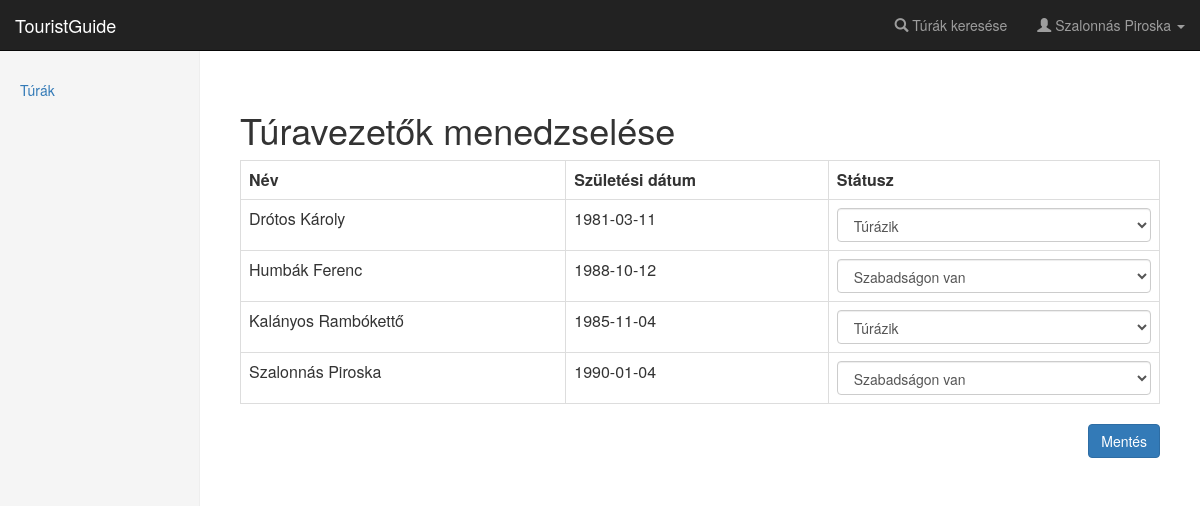
/tour_guide_edit (signed in), run on the app's committed database.
### app/db/models.py (models this page shows, shortened)
class User(UserMixin, database.Model):
    __tablename__ = 'users'
    id = database.Column(database.Integer, primary_key=True)
    username = database.Column(database.String(64), unique=True, index=True)
    password = database.Column(database.String(40), nullable=False)
    fullname = database.Column(database.String(64), nullable=False)
    avatar_src = database.Column(database.String(100))
    birth = database.Column(database.Date)
    experience_id = database.Column(
        database.Integer, database.ForeignKey('experiences.id'))
    experience = database.relationship(
        'Experience', backref=database.backref('users', lazy='dynamic')
    )
    account_type_id = database.Column(
        database.Integer, database.ForeignKey('roles.id')
    )
    account_type = database.relationship(
        'Role', backref=database.backref('users', lazy='dynamic')
    )
    email = database.Column(database.String(100), nullable=False)
    phone = database.Column(database.String(11))
    allowance = database.Column(database.Integer)
    numoftours = database.Column(database.Integer)
    status = database.Column(database.Integer)

### app/admin/views.py (the view)
@admin.route('/tour_guide_edit', methods=('GET', 'POST'))
@login_required
def tour_leaders_edit():
    tour_guides = UserDAO.get_user_by_role_id(4)
    edit_tour_guides_form = EditTourGuidesForm()
    if edit_tour_guides_form.validate_on_submit():
        for tour_guide in tour_guides:
            status = int(request.form[str(tour_guide.id)])
            if status != tour_guide.status:
                UserDAO.update_status(tour_guide.id, status)
    return render_template('tourguide-edit.html',
                           edit_tour_guides_form=edit_tour_guides_form,
                           tour_guides=tour_guides,
                           sidebar_items=sidebar_items)

### app/admin/forms.py (shortened to what this page needs)
class EditTourGuidesForm(Form):
    submit = SubmitField(u'Mentés')

### app/db/models.py (called while the page is built)
@loginmanager.user_loader
def load_user(user_id):
    return User.query.get(int(user_id))

### app/db/usermanager.py (called while the page is built)
    @staticmethod
    def get_user_by_role_id(role_id):
        return User.query.filter_by(
            account_type_id=role_id
        ).order_by(User.fullname).all()

### app/templates/tourguide-edit.html (shortened to what this page needs)
{% extends "base.html" %}
{% set active_page = "edit_tour" %}
{% block page_content %}
<h1>Túravezetők menedzselése</h1>
{% if tour_guides %}
<form action="" class="form" method="post" role="form" enctype="multipart/form-data">
    {% import "bootstrap/wtf.html" as wtf %}
    <table class="table table-bordered table-hover">
        <tr>
            <th>Név</th>
            <th>Születési dátum</th>
            <th>Státusz</th>
        </tr>
        {% for tour_guide in tour_guides %}
        <tr>
            <td>{{ tour_guide.fullname }}</td>
            <td>{{ tour_guide.birth }}</td>
            <td>
                <select class="form-control" id="{{ tour_guide.id }}"
                        name="{{ tour_guide.id }}">
                    <option value="2" {{
                    ' selected' if tour_guide.status == 2 }}>Túrázik
                    </option>
                    <option value="3" {{
                    ' selected' if tour_guide.status == 3 }}>Szabadságon van
                    </option>
                </select>
            </td>
        </tr>
        {% endfor %}
    </table>
    <div class="form-group">
        {{ edit_tour_guides_form.submit(class="btn btn-primary", style="float:right;") }}
    </div>
</form>
{% endif %}
{% endblock page_content %}

### app/templates/navbar.html (shortened to what this page needs)
<nav class="navbar navbar-inverse navbar-fixed-top">
  <div class="container-fluid">
    <div class="navbar-header">
      <a class="navbar-brand" href="/">TouristGuide</a>
    </div>
    <div id="navbar" class="navbar-collapse collapse">
      <ul class="nav navbar-nav navbar-right">
        <li><a href="{{ url_for('tours.search_tours') }}"><span class="glyphicon glyphicon-search" aria-hidden="true"></span>
          Túrák keresése</a></li>
        {% if current_user.is_authenticated %}
        <li class="dropdown">
          <a href="#" class="dropdown-toggle" data-toggle="dropdown" role="button" aria-haspopup="true" aria-expanded="false">
            <span class="glyphicon glyphicon-user" aria-hidden="true"></span>
            {{ current_user.fullname }}
            <span class="caret"></span>
          </a>
        </li>
        {% else %}
        <li><a href="{{ url_for('users.register') }}"><span class="glyphicon glyphicon-edit" aria-hidden="true"></span>
          Regisztráció</a></li>
        <li><a href="{{ url_for('users.login') }}"><span class="glyphicon glyphicon-log-in" aria-hidden="true"></span>
          Bejelentkezés</a></li>
        {% endif %}
      </ul>
    </div>
  </div>
</nav>

### app/static/css/main.css (style rules this page uses)
body { padding-top: 50px; }

### data on the page
User: fullname "Szalonnás Piroska", birth "1990-01-04", id "Szabadságon van"
User: fullname "Drótos Károly", birth "1981-03-11", id "Túrázik"
User: fullname "Humbák Ferenc", birth "1988-10-12", id "Szabadságon van"
User: fullname "Kalányos Rambókettő", birth "1985-11-04", id "Túrázik"

### other printed values
{{ caption|e }} "Túrák"
